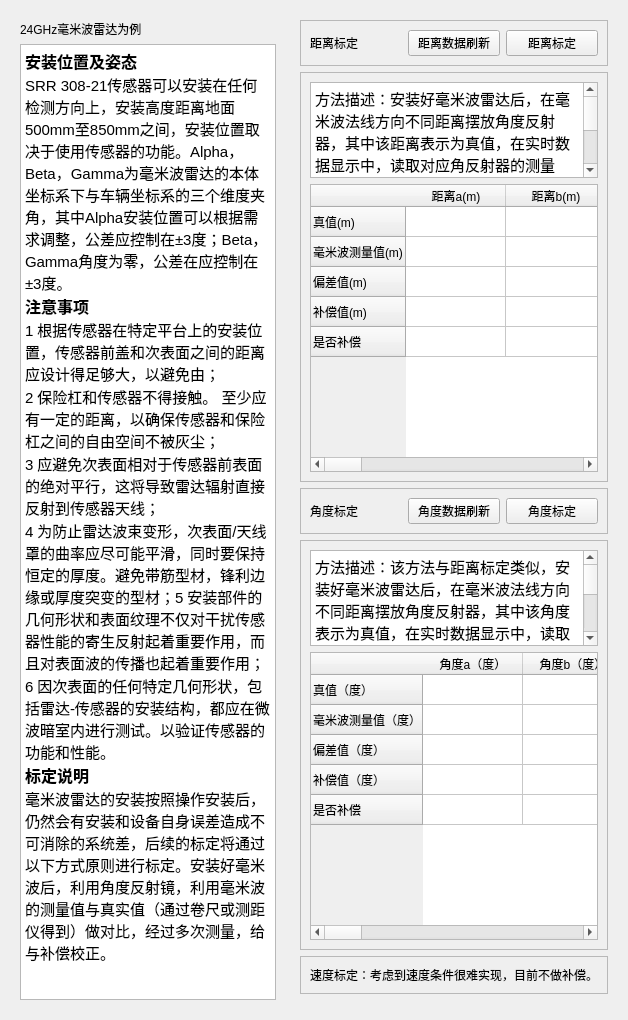
      <widget class="QWidget" name="tab_0">
       <attribute name="title">
        <string>雷达标定</string>
       </attribute>
       <layout class="QGridLayout" name="gridLayout_2" columnstretch="1,1">
        <item row="0" column="0">
         <widget class="QWidget" name="widget_4" native="true">
          <layout class="QGridLayout" name="gridLayout_15">
           <item row="0" column="0">
            <widget class="QLabel" name="label_7">
             <property name="text">
              <string>24GHz毫米波雷达为例</string>
             </property>
            </widget>
           </item>
           <item row="1" column="0">
            <widget class="QTextBrowser" name="textBrowser_6">
             <property name="html">
              <string>&lt;!DOCTYPE HTML PUBLIC &quot;-//W3C//DTD HTML 4.0//EN&quot; &quot;http://www.w3.org/TR/REC-html40/strict.dtd&quot;&gt;
&lt;html&gt;&lt;head&gt;&lt;meta name=&quot;qrichtext&quot; content=&quot;1&quot; /&gt;&lt;style type=&quot;text/css&quot;&gt;
p, li { white-space: pre-wrap; }
&lt;/style&gt;&lt;/head&gt;&lt;body style=&quot; font-family:'Ubuntu'; font-size:11pt; font-weight:400; font-style:normal;&quot;&gt;
&lt;p style=&quot; margin-top:0px; margin-bottom:0px; margin-left:0px; margin-right:0px; -qt-block-indent:0; text-indent:0px;&quot;&gt;&lt;span style=&quot; font-size:12pt; font-weight:600;&quot;&gt;安装位置及姿态&lt;/span&gt;&lt;/p&gt;
&lt;p style=&quot; margin-top:0px; margin-bottom:0px; margin-left:0px; margin-right:0px; -qt-block-indent:0; text-indent:0px;&quot;&gt;SRR 308-21传感器可以安装在任何检测方向上，安装高度距离地面500mm至850mm之间，安装位置取决于使用传感器的功能。Alpha，Beta，Gamma为毫米波雷达的本体坐标系下与车辆坐标系的三个维度夹角，其中Alpha安装位置可以根据需求调整，公差应控制在±3度；Beta，Gamma角度为零，公差在应控制在±3度。&lt;/p&gt;
&lt;p style=&quot; margin-top:0px; margin-bottom:0px; margin-left:0px; margin-right:0px; -qt-block-indent:0; text-indent:0px;&quot;&gt;&lt;img src=&quot;:/resource/pic/SRR308姿态角度示意图.png&quot; /&gt;&lt;/p&gt;
&lt;p style=&quot; margin-top:0px; margin-bottom:0px; margin-left:0px; margin-right:0px; -qt-block-indent:0; text-indent:0px;&quot;&gt;&lt;span style=&quot; font-size:12pt; font-weight:600;&quot;&gt;注意事项&lt;/span&gt;&lt;/p&gt;
&lt;p style=&quot; margin-top:0px; margin-bottom:0px; margin-left:0px; margin-right:0px; -qt-block-indent:0; text-indent:0px;&quot;&gt;1 根据传感器在特定平台上的安装位置，传感器前盖和次表面之间的距离应设计得足够大，以避免由；&lt;/p&gt;
&lt;p style=&quot; margin-top:0px; margin-bottom:0px; margin-left:0px; margin-right:0px; -qt-block-indent:0; text-indent:0px;&quot;&gt;2 保险杠和传感器不得接触。 至少应有一定的距离，以确保传感器和保险杠之间的自由空间不被灰尘；&lt;/p&gt;
&lt;p style=&quot; margin-top:0px; margin-bottom:0px; margin-left:0px; margin-right:0px; -qt-block-indent:0; text-indent:0px;&quot;&gt;3 应避免次表面相对于传感器前表面的绝对平行，这将导致雷达辐射直接反射到传感器天线；&lt;/p&gt;
&lt;p style=&quot; margin-top:0px; margin-bottom:0px; margin-left:0px; margin-right:0px; -qt-block-indent:0; text-indent:0px;&quot;&gt;4 为防止雷达波束变形，次表面/天线罩的曲率应尽可能平滑，同时要保持恒定的厚度。避免带筋型材，锋利边缘或厚度突变的型材；5 安装部件的几何形状和表面纹理不仅对干扰传感器性能的寄生反射起着重要作用，而且对表面波的传播也起着重要作用；&lt;/p&gt;
&lt;p style=&quot; margin-top:0px; margin-bottom:0px; margin-left:0px; margin-right:0px; -qt-block-indent:0; text-indent:0px;&quot;&gt;6 因次表面的任何特定几何形状，包括雷达-传感器的安装结构，都应在微波暗室内进行测试。以验证传感器的功能和性能。&lt;/p&gt;
&lt;p style=&quot; margin-top:0px; margin-bottom:0px; margin-left:0px; margin-right:0px; -qt-block-indent:0; text-indent:0px;&quot;&gt;&lt;span style=&quot; font-size:12pt; font-weight:600;&quot;&gt;标定说明&lt;/span&gt;&lt;/p&gt;
&lt;p style=&quot; margin-top:0px; margin-bottom:0px; margin-left:0px; margin-right:0px; -qt-block-indent:0; text-indent:0px;&quot;&gt;毫米波雷达的安装按照操作安装后，仍然会有安装和设备自身误差造成不可消除的系统差，后续的标定将通过以下方式原则进行标定。安装好毫米波后，利用角度反射镜，利用毫米波的测量值与真实值（通过卷尺或测距仪得到）做对比，经过多次测量，给与补偿校正。&lt;/p&gt;
&lt;p style=&quot;-qt-paragraph-type:empty; margin-top:0px; margin-bottom:0px; margin-left:0px; margin-right:0px; -qt-block-indent:0; text-indent:0px;&quot;&gt;&lt;br /&gt;&lt;/p&gt;&lt;/body&gt;&lt;/html&gt;</string>
             </property>
            </widget>
           </item>
          </layout>
         </widget>
        </item>
        <item row="0" column="1">
         <widget class="QWidget" name="widget_5" native="true">
          <layout class="QGridLayout" name="gridLayout_16" rowstretch="1,0,0,0,0,0">
           <item row="3" column="0">
            <widget class="QFrame" name="frame">
             <property name="frameShape">
              <enum>QFrame::StyledPanel</enum>
             </property>
             <property name="frameShadow">
              <enum>QFrame::Raised</enum>
             </property>
             <layout class="QGridLayout" name="gridLayout_18" rowstretch="1,3">
              <item row="0" column="0">
               <widget class="QTextBrowser" name="textBrowser_14">
                <property name="html">
                 <string>&lt;!DOCTYPE HTML PUBLIC &quot;-//W3C//DTD HTML 4.0//EN&quot; &quot;http://www.w3.org/TR/REC-html40/strict.dtd&quot;&gt;
&lt;html&gt;&lt;head&gt;&lt;meta name=&quot;qrichtext&quot; content=&quot;1&quot; /&gt;&lt;style type=&quot;text/css&quot;&gt;
p, li { white-space: pre-wrap; }
&lt;/style&gt;&lt;/head&gt;&lt;body style=&quot; font-family:'Ubuntu'; font-size:11pt; font-weight:400; font-style:normal;&quot;&gt;
&lt;p style=&quot; margin-top:0px; margin-bottom:0px; margin-left:0px; margin-right:0px; -qt-block-indent:0; text-indent:0px;&quot;&gt;方法描述：该方法与距离标定类似，安装好毫米波雷达后，在毫米波法线方向不同距离摆放角度反射器，其中该角度表示为真值，在实时数据显示中，读取对应角反射器的测量值，输入到测量值栏中，进行补偿校正。并做限制约束条件，如偏差值大于5度，将不做使用等。最终根据多组的补偿给出总的补偿标定值。&lt;/p&gt;&lt;/body&gt;&lt;/html&gt;</string>
                </property>
               </widget>
              </item>
              <item row="1" column="0">
               <widget class="QTableWidget" name="tableWidget_3">
                <row>
                 <property name="text">
                  <string>真值（度）</string>
                 </property>
                </row>
                <row>
                 <property name="text">
                  <string>毫米波测量值（度）</string>
                 </property>
                </row>
                <row>
                 <property name="text">
                  <string>偏差值（度）</string>
                 </property>
                </row>
                <row>
                 <property name="text">
                  <string>补偿值（度）</string>
                 </property>
                </row>
                <row>
                 <property name="text">
                  <string>是否补偿</string>
                 </property>
                </row>
                <column>
                 <property name="text">
                  <string>角度a（度）</string>
                 </property>
                </column>
                <column>
                 <property name="text">
                  <string>角度b（度）</string>
                 </property>
                </column>
                <column>
                 <property name="text">
                  <string>角度c（度）</string>
                 </property>
                </column>
                <column>
                 <property name="text">
                  <string>角度d（度）</string>
                 </property>
                </column>
                <column>
                 <property name="text">
                  <string>角度e（度）</string>
                 </property>
                </column>
                <column>
                 <property name="text">
                  <string>角度f（度）</string>
                 </property>
                </column>
                <column>
                 <property name="text">
                  <string>综合（度）</string>
                 </property>
                </column>
               </widget>
              </item>
             </layout>
            </widget>
           </item>
           <item row="0" column="0">
            <widget class="QFrame" name="frame_4">
             <property name="frameShape">
              <enum>QFrame::StyledPanel</enum>
             </property>
             <property name="frameShadow">
              <enum>QFrame::Raised</enum>
             </property>
             <layout class="QHBoxLayout" name="horizontalLayout_2">
              <item>
               <widget class="QLabel" name="label_8">
                <property name="text">
                 <string>距离标定</string>
                </property>
               </widget>
              </item>
              <item>
               <widget class="QPushButton" name="pushButton">
                <property name="text">
                 <string>距离数据刷新</string>
                </property>
               </widget>
              </item>
              <item>
               <widget class="QPushButton" name="DistButton">
                <property name="text">
                 <string>距离标定</string>
                </property>
               </widget>
              </item>
             </layout>
            </widget>
           </item>
           <item row="5" column="0">
            <widget class="QFrame" name="frame_3">
             <property name="frameShape">
              <enum>QFrame::StyledPanel</enum>
             </property>
             <property name="frameShadow">
              <enum>QFrame::Raised</enum>
             </property>
            </widget>
           </item>
           <item row="2" column="0">
            <widget class="QFrame" name="frame_5">
             <property name="frameShape">
              <enum>QFrame::StyledPanel</enum>
             </property>
             <property name="frameShadow">
              <enum>QFrame::Raised</enum>
             </property>
             <layout class="QHBoxLayout" name="horizontalLayout_3">
              <item>
               <widget class="QLabel" name="label_9">
                <property name="text">
                 <string>角度标定</string>
                </property>
               </widget>
              </item>
              <item>
               <widget class="QPushButton" name="pushButton_2">
                <property name="text">
                 <string>角度数据刷新</string>
                </property>
               </widget>
              </item>
              <item>
               <widget class="QPushButton" name="AngelButton">
                <property name="text">
                 <string>角度标定</string>
                </property>
               </widget>
              </item>
             </layout>
            </widget>
           </item>
           <item row="1" column="0">
            <widget class="QFrame" name="frame_2">
             <property name="frameShape">
              <enum>QFrame::StyledPanel</enum>
             </property>
             <property name="frameShadow">
              <enum>QFrame::Raised</enum>
             </property>
             <layout class="QGridLayout" name="gridLayout_17" rowstretch="1,3">
              <item row="0" column="0">
               <widget class="QTextBrowser" name="textBrowser_13">
                <property name="html">
                 <string>&lt;!DOCTYPE HTML PUBLIC &quot;-//W3C//DTD HTML 4.0//EN&quot; &quot;http://www.w3.org/TR/REC-html40/strict.dtd&quot;&gt;
&lt;html&gt;&lt;head&gt;&lt;meta name=&quot;qrichtext&quot; content=&quot;1&quot; /&gt;&lt;style type=&quot;text/css&quot;&gt;
p, li { white-space: pre-wrap; }
&lt;/style&gt;&lt;/head&gt;&lt;body style=&quot; font-family:'Ubuntu'; font-size:11pt; font-weight:400; font-style:normal;&quot;&gt;
&lt;p style=&quot; margin-top:0px; margin-bottom:0px; margin-left:0px; margin-right:0px; -qt-block-indent:0; text-indent:0px;&quot;&gt;方法描述：安装好毫米波雷达后，在毫米波法线方向不同距离摆放角度反射器，其中该距离表示为真值，在实时数据显示中，读取对应角反射器的测量值，输入到测量值栏中，进行补偿校正。并做限制约束条件，如偏差值大于1米，将不做使用等。最终根据多组的补偿给出总的补偿标定值。&lt;/p&gt;&lt;/body&gt;&lt;/html&gt;</string>
                </property>
               </widget>
              </item>
              <item row="1" column="0">
               <widget class="QTableWidget" name="tableWidget_2">
                <property name="focusPolicy">
                 <enum>Qt::StrongFocus</enum>
                </property>
                <row>
                 <property name="text">
                  <string>真值(m)</string>
                 </property>
                </row>
                <row>
                 <property name="text">
                  <string>毫米波测量值(m)</string>
                 </property>
                </row>
                <row>
                 <property name="text">
                  <string>偏差值(m)</string>
                 </property>
                </row>
                <row>
                 <property name="text">
                  <string>补偿值(m)</string>
                 </property>
                </row>
                <row>
                 <property name="text">
                  <string>是否补偿</string>
                 </property>
                </row>
                <column>
                 <property name="text">
                  <string>距离a(m)</string>
                 </property>
                </column>
                <column>
                 <property name="text">
                  <string>距离b(m)</string>
                 </property>
                </column>
                <column>
                 <property name="text">
                  <string>距离c(m)</string>
                 </property>
                </column>
                <column>
                 <property name="text">
                  <string>距离d(m)</string>
                 </property>
                </column>
                <column>
                 <property name="text">
                  <string>距离e(m)</string>
                 </property>
                </column>
                <column>
                 <property name="text">
                  <string>距离f(m)</string>
                 </property>
                </column>
                <column>
                 <property name="text">
                  <string>综合(m)</string>
                 </property>
                </column>
               </widget>
              </item>
             </layout>
            </widget>
           </item>
           <item row="4" column="0">
            <widget class="QFrame" name="frame_6">
             <property name="frameShape">
              <enum>QFrame::StyledPanel</enum>
             </property>
             <property name="frameShadow">
              <enum>QFrame::Raised</enum>
             </property>
             <layout class="QHBoxLayout" name="horizontalLayout_4">
              <item>
               <widget class="QLabel" name="label_10">
                <property name="text">
                 <string>速度标定：考虑到速度条件很难实现，目前不做补偿。</string>
                </property>
               </widget>
              </item>
             </layout>
            </widget>
           </item>
          </layout>
         </widget>
        </item>
       </layout>
      </widget>
